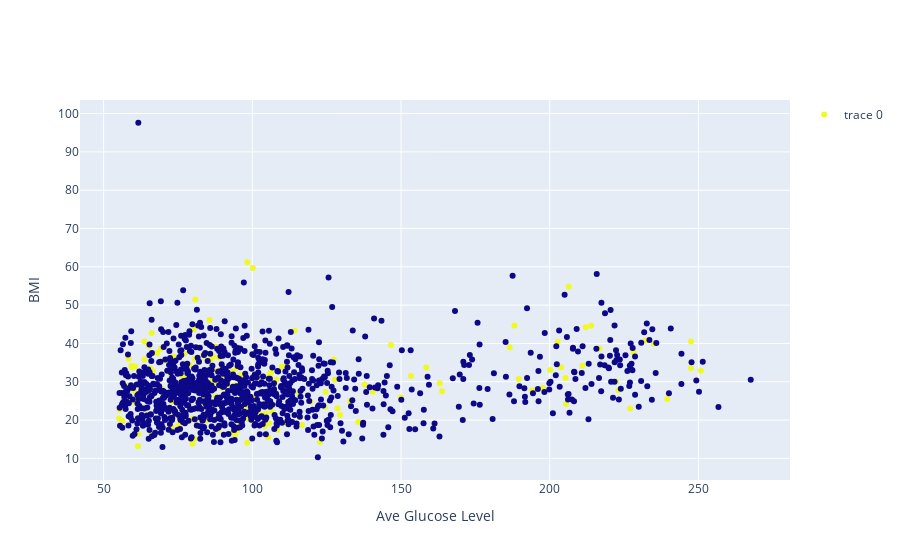

Write notebook code for a chart like this one.
### Code cell
p2 = go.Scatter(x=X_test['avg_glucose_level'],
                y=X_test['bmi'],
                mode='markers',
                #color=y
                marker=dict(color=y)
               )


layout = go.Layout(xaxis=dict(ticks='', showticklabels=True,
                              zeroline=False, title = 'Ave Glucose Level'),
                   yaxis=dict(ticks='', showticklabels=True,
                              zeroline=False, title = 'BMI'),
                   showlegend=True, hovermode='closest')

fig2 = go.Figure(data=[p2], layout=layout)

py.offline.iplot(fig2)

### Figure 1 — Plotly figure (JSON) as saved in the notebook; plotly's stock layout.template omitted (floating-point values rounded to 4 significant figures; data arrays with more than 128 entries replaced by an {"elided": "..."} marker saying what was removed)
{"data": [{"marker": {"color": {"elided": "4909 int values"}}, "mode": "markers", "type": "scatter", "x": {"elided": "1228 float values"}, "y": {"elided": "1228 float values"}}], "layout": {"hovermode": "closest", "showlegend": true, "xaxis": {"showticklabels": true, "ticks": "", "title": {"text": "Ave Glucose Level"}, "zeroline": false}, "yaxis": {"showticklabels": true, "ticks": "", "title": {"text": "BMI"}, "zeroline": false}}}
